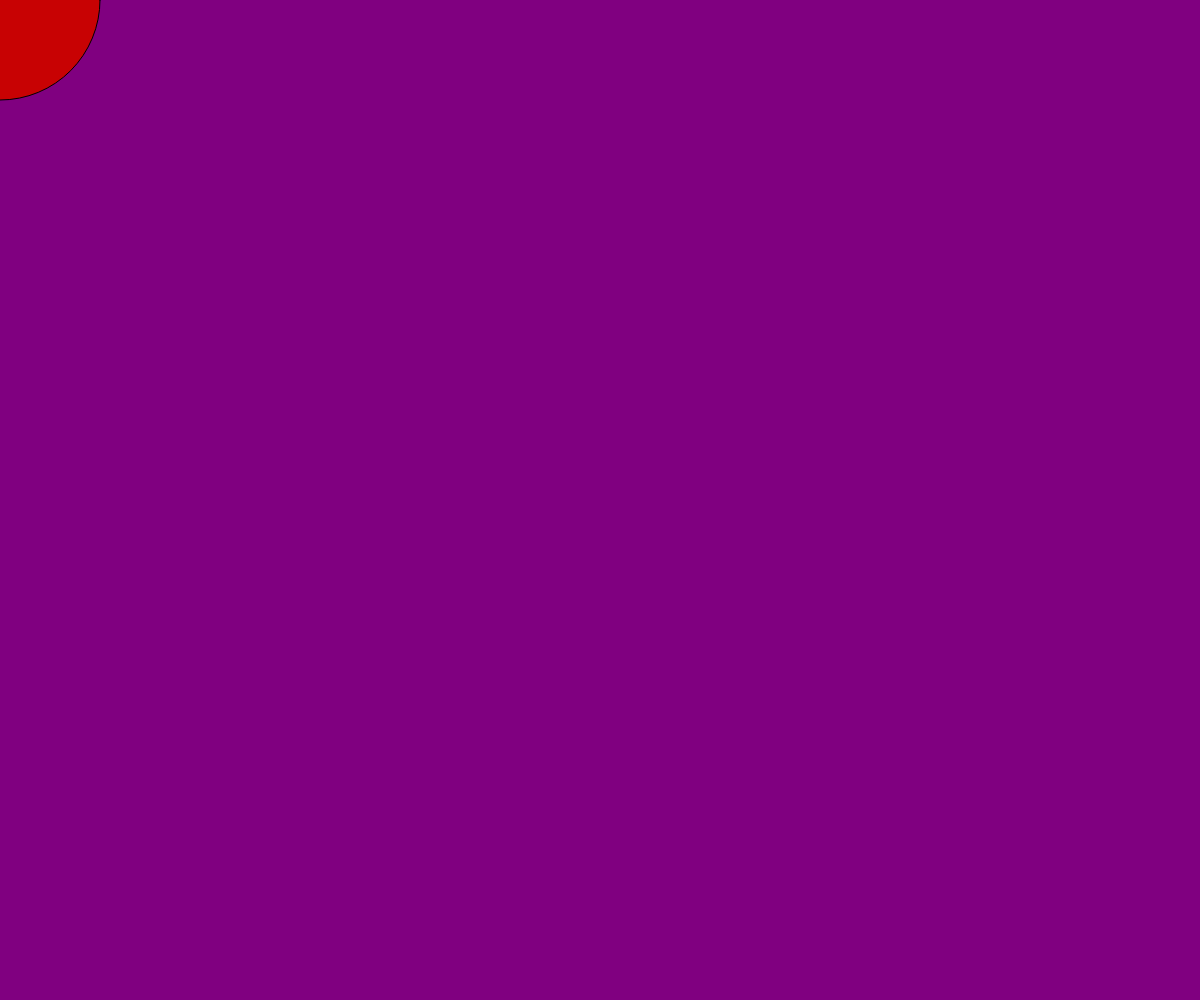
Frame 1 (no input)
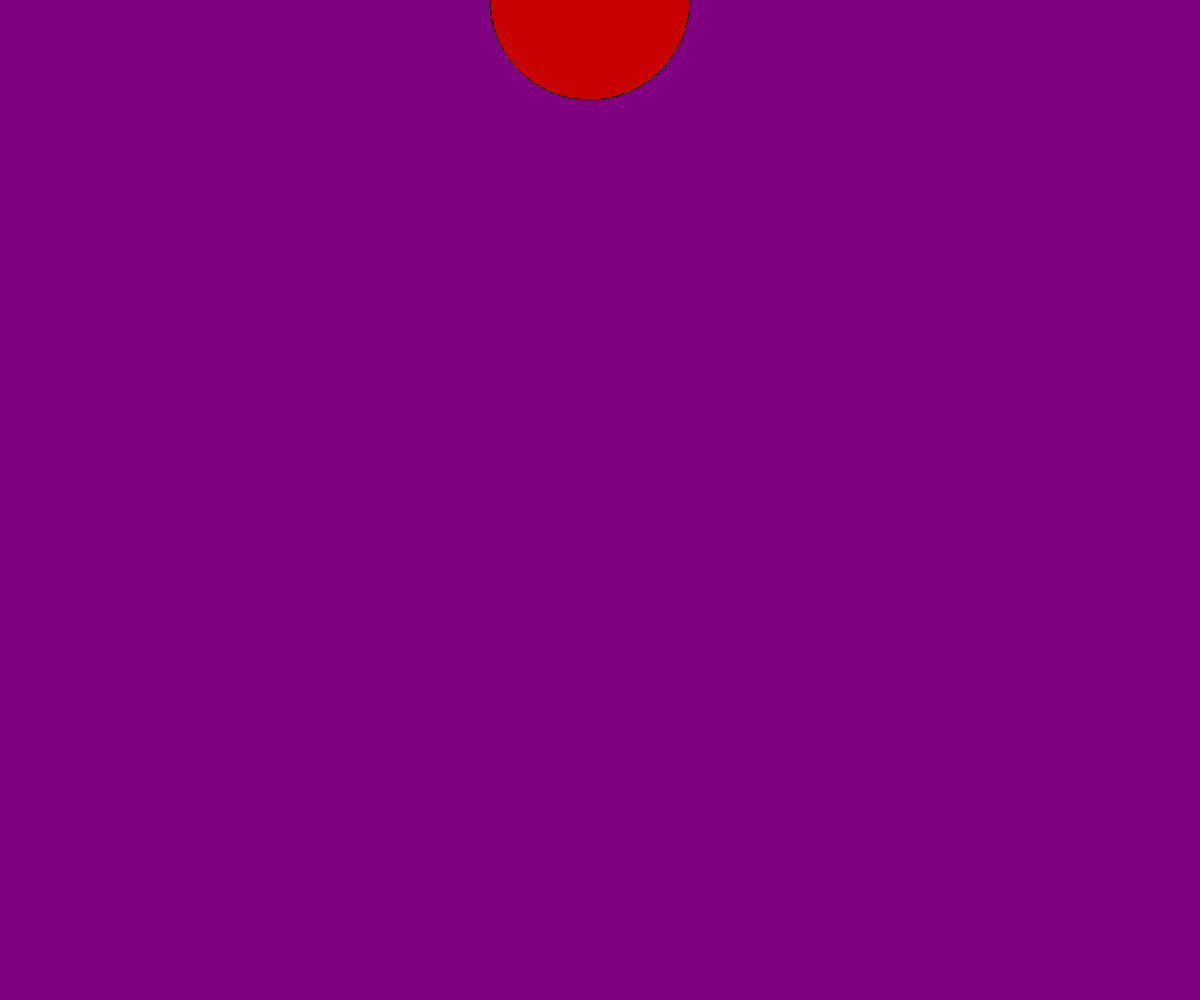
Frame 60 (no input)
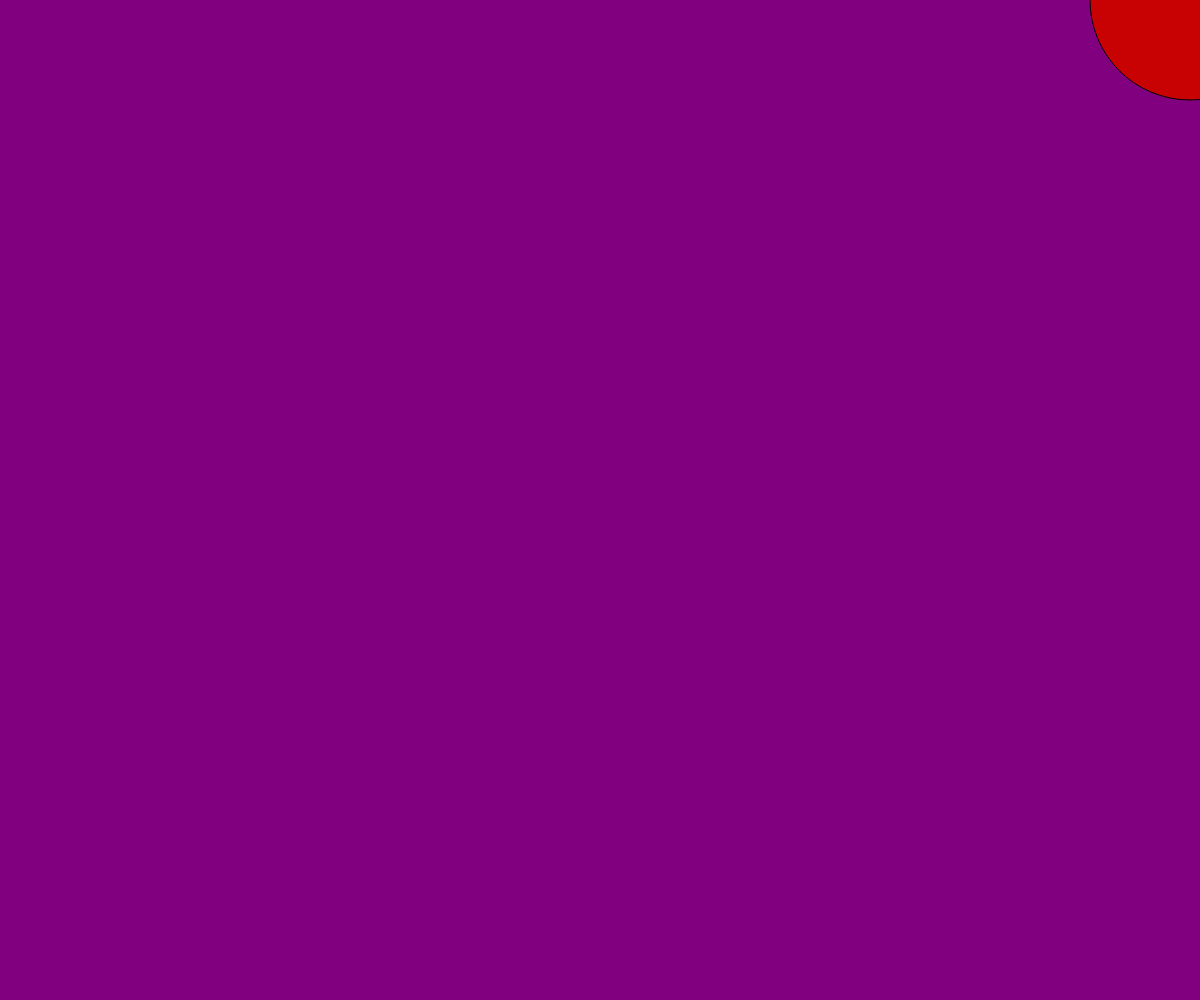
Frame 120 (the mouse pressed at the canvas centre since frame 60)

The p5.js sketch that drew these frames (run headless with seeded random() and noise() and a simulated clock; from frame 60 on, the mouse is pressed at the canvas centre):

// p5.js sketch
// ── sketch.js
var x = 0
function setup() {
    createCanvas(windowWidth,windowHeight);
}

function draw() {
    background("purple");
    fill(200,2,3,)
    ellipse(x,0,200)
    x = x + 10;
    if (x > width) {
        x = 0
    }
}
// ── drawLoop.html
<html>
    <head>
        <script src="https://cdnjs.cloudflare.com/ajax/libs/p5.js/0.5.11/p5.js">
        </script>
        <script src="sketch.js"></script>
    </head>
    <body>
    </body>
</html>
